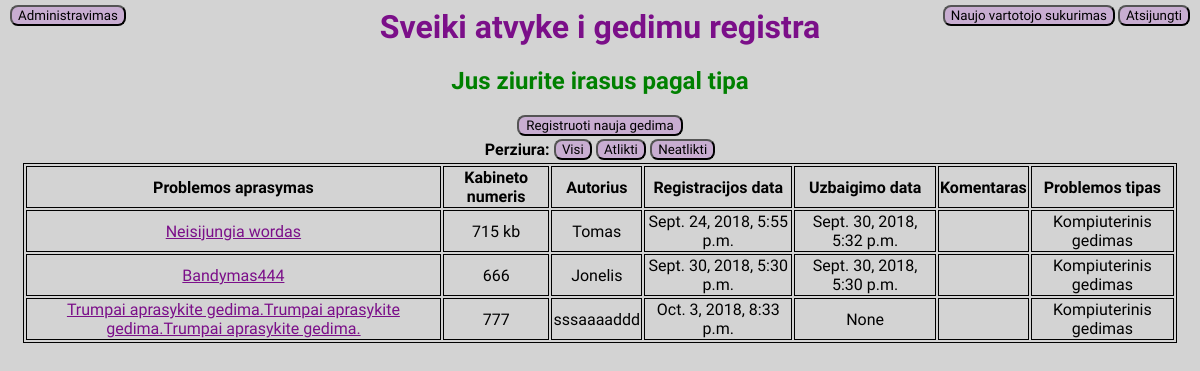
The page /helpdesk/tipai/2/ (signed in) on the database as committed earlier.
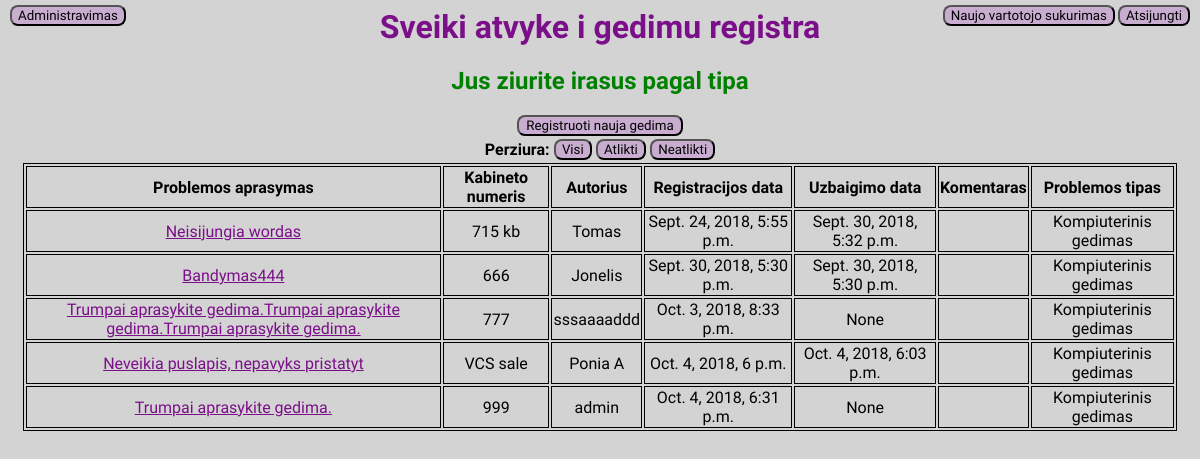
The same page on the database as committed later.
### helpdesk/models.py (models this page shows, shortened)
class Irasas(models.Model):
    prob_tipas = models.ForeignKey(Tipas, on_delete=models.CASCADE)
    problemos_aprasymas = models.CharField(max_length=200)
    kabineto_nr = models.CharField(max_length=30)
    autorius = models.CharField(max_length=50)
    reg_data = models.DateTimeField('Iraso data')
    pab_data = models.DateTimeField('Atlikimo data', blank=True, null=True)
    komentaras = models.CharField(max_length=200)

class Tipas(models.Model):
    prob_tipas=models.CharField(max_length=30)
    def __str__(self):
        return self.prob_tipas

### helpdesk/views.py (the view)
# urls.py: url(r'^tipai/(?P<tipas_id>[0-9]+)/$', views.perziura_tipai, name='perziura_tipai'),
def perziura_tipai(request, tipas_id):
    if request.user.is_authenticated and request.user.is_superuser:
        sarasas_pagal_tipus = Irasas.objects.filter(prob_tipas_id=tipas_id).select_related('prob_tipas')
        context = {'sarasas_pagal_tipus': sarasas_pagal_tipus}
        return render(request, 'helpdesk/tipai.html', context)
    else:
        return HttpResponseRedirect('../../')

### helpdesk/templates/helpdesk/tipai.html
{% extends 'helpdesk/index.html' %}
{% block content %}
<h2>Jus ziurite irasus pagal tipa</h2>
{% endblock %}
{% block content2 %}
<table>
    <tr>
        <th>Problemos aprasymas</th>
        <th>Kabineto numeris</th>
        <th>Autorius</th>
        <th>Registracijos data</th>
        <th>Uzbaigimo data</th>
        <th>Komentaras</th>
        <th>Problemos tipas</th>
    </tr>
    {%for item in sarasas_pagal_tipus%}
    <tr>
        <td><a href="../../irasai/{{item.id}}">{{item.problemos_aprasymas}}</td>
        <td>{{item.kabineto_nr}}</td>
        <td>{{item.autorius}}</td>
        <td>{{item.reg_data}}</td>
        <td>{{item.pab_data}}</td>
        <td>{{item.komentaras}}</td>
        <td>{{item.prob_tipas}}</td>
    </tr>
    {%endfor%}
</table>
{% endblock %}

### helpdesk/templates/helpdesk/index.html (shortened to what this page needs)
{% load static %}
<link rel="stylesheet" type="text/css" href="{% static 'helpdesk/style.css' %}" />
<head>
</head>
<body>
<h1>Sveiki atvyke i gedimu registra</h1>
<div id="atsijungimas"><a href="http://127.0.0.1:8000/helpdesk/logout/"><button>Atsijungti</button></a></div>
{% if request.user.is_superuser %}
    <a href="http://127.0.0.1:8000/admin/"><button id="admin_mygtukas">Administravimas</button></a>
    <a href="http://127.0.0.1:8000/helpdesk/vart_kurimas/"><button id="mygtukas">Naujo vartotojo sukurimas</button></a>
{%endif%}
{% block content %}
{% endblock %}
<a href="http://127.0.0.1:8000/helpdesk/naujas/"><button id="mygtukas2">Registruoti nauja gedima</button></a>
<table id="perziuros_mygtukai">
    <th>Perziura:</th>
    <th><a href="http://127.0.0.1:8000/helpdesk/visi/"><button type="button" class="btn">Visi</button></a></th>
    <th><a href="http://127.0.0.1:8000/helpdesk/atlikti/"><button type="button" class="btn">Atlikti</button></a></th>
    <th><a href="http://127.0.0.1:8000/helpdesk/"><button type="button" class="btn">Neatlikti</button></a></th>
</table>
{% block content2 %}
{% endblock %}
</body>

### helpdesk/static/helpdesk/style.css (style rules this page uses)
button, input { -webkit-transition-duration: 0.4s; transition-duration: 0.4s; font-family: 'Lobster'; background-color: #c8add1; border-radius: 8px; }
h1 { text-align: center; color: #7b0f89; font-family: 'Lobster'; }
body { background-color: lightgrey }
h2 { font-family: 'Lobster'; text-align: center; color: green; }
table, th, td { font-family: 'Lobster'; border: 1px solid black; text-align: center; margin-left: 15px; margin-right: 15px; }
a { color: #7b0f89; }
#atsijungimas button { position: absolute; right: 10px; top: 5px; }
#mygtukas { position: absolute; right: 85px; top: 5px; }
#mygtukas2 { width: 14%; margin-left: 43%; margin-right: 43%; }
#perziuros_mygtukai { border: None; width:20%; margin-left:40%; margin-right:40%; }
#perziuros_mygtukai th { border: None; }
#admin_mygtukas { position: absolute; left: 10px; top: 5px; }

Rows that differ between the two databases and show on the page:
added Irasas: problemos_aprasymas "Neveikia puslapis, nepavyks pristatyt", kabineto_nr "VCS sale", autorius "Ponia A", reg_data "Oct. 4, 2018, 6 p.m.", pab_data "Oct. 4, 2018, 6:03 p.m.", prob_tipas "Kompiuterinis gedimas"
added Irasas: problemos_aprasymas "Trumpai aprasykite gedima.", kabineto_nr "999", autorius "admin", reg_data "Oct. 4, 2018, 6:31 p.m.", pab_data "None", prob_tipas "Kompiuterinis gedimas"
